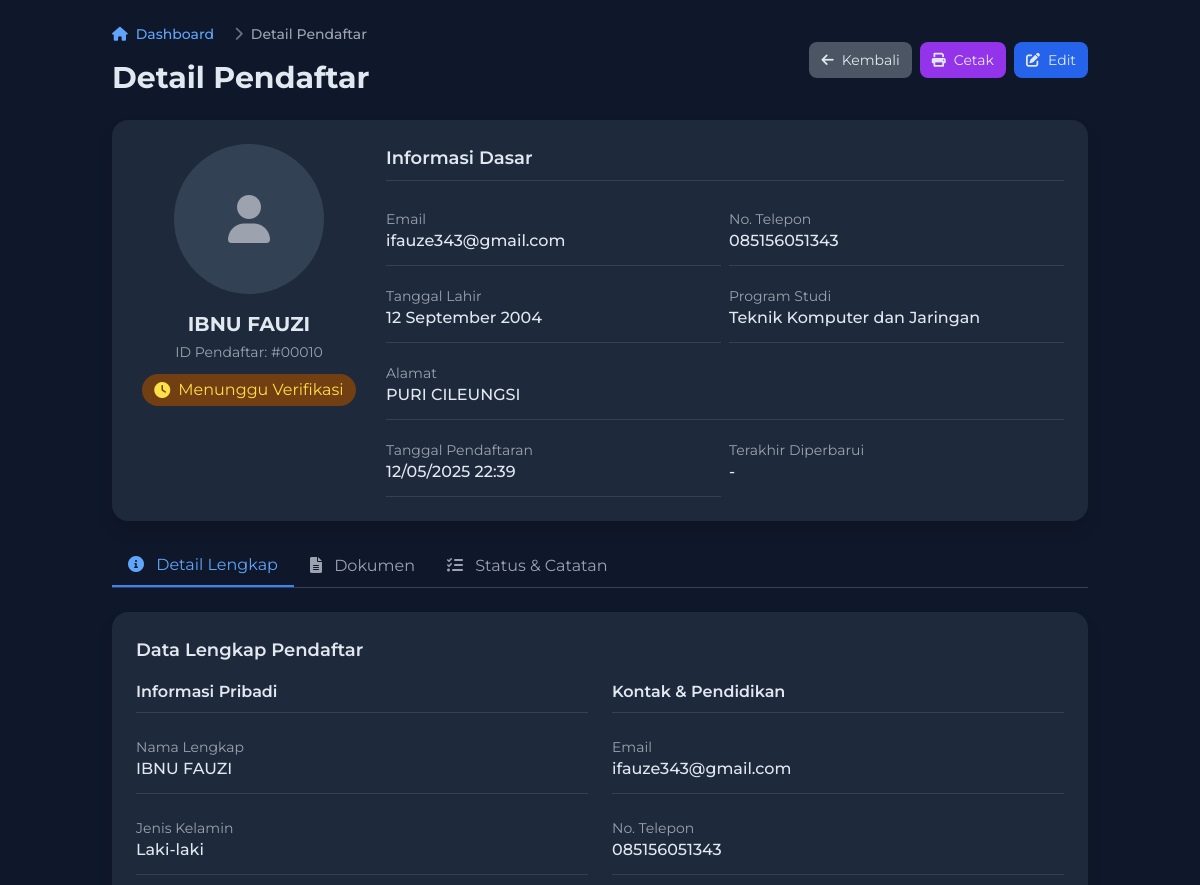
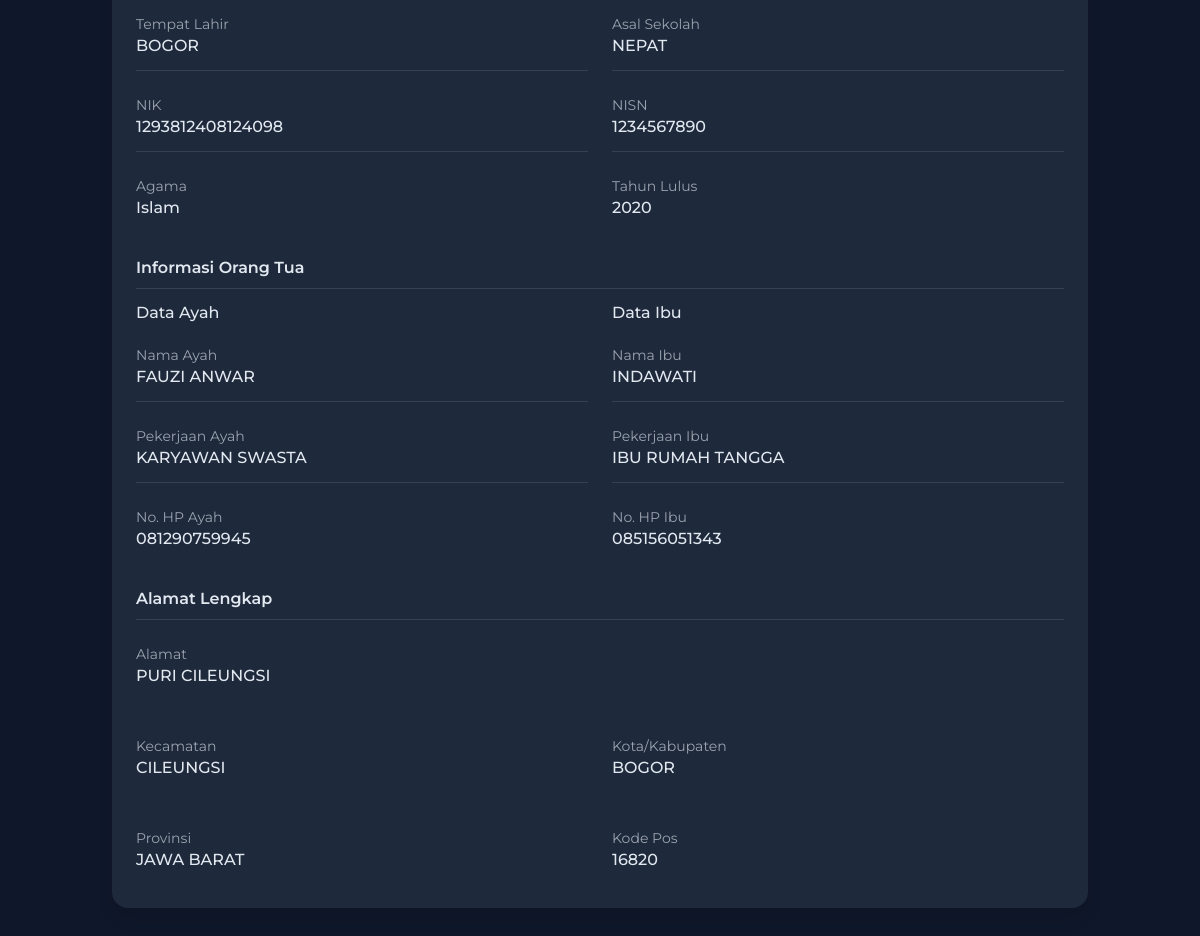
The page /login/student_detail.php?id=10 (signed in) on the database its author committed (2 pictures, top to bottom).
### tables this page shows
CREATE TABLE `registrations` (
  `id` int(11) NOT NULL AUTO_INCREMENT,
  `user_id` int(11) NOT NULL,
  `email` varchar(255) NOT NULL,
  `full_name` varchar(255) NOT NULL,
  `nisn` char(10) NOT NULL,
  `status` enum('Menunggu Verifikasi','Terverifikasi','Diterima','Ditolak') DEFAULT 'Menunggu Verifikasi',
  `admin_notes` text DEFAULT NULL,
  `created_at` datetime DEFAULT current_timestamp(),
  `exam_permission` tinyint(1) DEFAULT 0,
  `major_id` int(11) DEFAULT NULL,
  `phone` varchar(15) DEFAULT NULL,
  `birth_date` date DEFAULT NULL,
  `address` text DEFAULT NULL,
  `program` varchar(100) DEFAULT NULL,
  `gender` enum('Laki-laki','Perempuan') DEFAULT NULL,
  `birth_place` varchar(100) DEFAULT NULL,
  `nik` char(16) DEFAULT NULL,
  `religion` varchar(50) DEFAULT NULL,
  `previous_school` varchar(255) DEFAULT NULL,
  `graduation_year` year(4) DEFAULT NULL,
  `father_name` varchar(255) DEFAULT NULL,
  `father_occupation` varchar(100) DEFAULT NULL,
  `father_phone` varchar(15) DEFAULT NULL,
  `mother_name` varchar(255) DEFAULT NULL,
  `mother_occupation` varchar(100) DEFAULT NULL,
  `mother_phone` varchar(15) DEFAULT NULL,
  `district` varchar(100) DEFAULT NULL,
  `city` varchar(100) DEFAULT NULL,
  `province` varchar(100) DEFAULT NULL,
  `postal_code` varchar(10) DEFAULT NULL,
  `updated_at` datetime DEFAULT NULL,
  PRIMARY KEY (`id`),
  KEY `user_id` (`user_id`),
  KEY `major_id` (`major_id`),
  CONSTRAINT `registrations_ibfk_1` FOREIGN KEY (`user_id`) REFERENCES `users` (`user_id`) ON DELETE CASCADE,
  CONSTRAINT `registrations_ibfk_2` FOREIGN KEY (`major_id`) REFERENCES `majors` (`id`)
);

### login/student_detail.php (the view, shortened to what the rows shown need)
<?php
$servername = "localhost";
$username = "root";
$password = "";
$dbname = "stm_gotham";
$conn = new mysqli($servername, $username, $password, $dbname);
$id = (int)$_GET['id'];
$sql = "SELECT * FROM registrations WHERE id = ?";
$stmt = $conn->prepare($sql);
$stmt->bind_param("i", $id);
$stmt->execute();
$result = $stmt->get_result();
$student = $result->fetch_assoc();
function formatTanggalIndonesia($tanggal) {
    $bulan = [
        1 => 'Januari', 'Februari', 'Maret', 'April', 'Mei', 'Juni',
        'Juli', 'Agustus', 'September', 'Oktober', 'November', 'Desember'
    ];
    $split = explode('-', $tanggal);
    return $split[2] . ' ' . $bulan[(int)$split[1]] . ' ' . $split[0];
}
function getStatusBadgeClass($status) {
    switch ($status) {
        case 'Menunggu Verifikasi':
            return 'bg-yellow-900 text-yellow-300';
    }
}
function getStatusIcon($status) {
    switch ($status) {
        case 'Menunggu Verifikasi':
            return 'fa-clock';
    }
}
?>
<!DOCTYPE html>
<html lang="id">
<head>
    <script src="https://cdn.tailwindcss.com"></script>
    <link href="https://cdnjs.cloudflare.com/ajax/libs/font-awesome/6.0.0-beta3/css/all.min.css" rel="stylesheet">
</head>
<body>
    <div class="container mx-auto p-4 md:p-6">
        <div class="flex flex-col md:flex-row justify-between items-start md:items-center mb-6">
            <div>
                <h1 class="text-2xl md:text-3xl font-bold">Detail Pendaftar</h1>
            </div>
        </div>
        <div class="dashboard-card p-6 mb-6 print-friendly">
            <div class="flex flex-col md:flex-row md:space-x-6">
                <div class="md:w-1/4 flex flex-col items-center mb-6 md:mb-0">
                    <div class="text-center">
                        <h2 class="text-xl font-bold"><?php echo htmlspecialchars($student['full_name']); ?></h2>
                        <p class="text-gray-400 text-sm mt-1 mb-3">ID Pendaftar: #<?php echo str_pad($student['id'], 5, '0', STR_PAD_LEFT); ?></p>
                        <div class="inline-flex items-center px-3 py-1 rounded-full <?php echo getStatusBadgeClass($student['status']); ?>">
                            <i class="fas <?php echo getStatusIcon($student['status']); ?> mr-2"></i>
                            <?php echo htmlspecialchars($student['status']); ?>
                        </div>
                    </div>
                </div>
                <div class="md:w-3/4">
                    <div class="grid grid-cols-1 md:grid-cols-2 gap-2">
                        <div class="info-item">
                            <p class="text-gray-400 text-sm">Email</p>
                            <p class="font-medium"><?php echo htmlspecialchars($student['email']); ?></p>
                        </div>
                        <div class="info-item">
                            <p class="text-gray-400 text-sm">No. Telepon</p>
                            <p class="font-medium"><?php echo htmlspecialchars($student['phone']); ?></p>
                        </div>
                        <div class="info-item">
                            <p class="text-gray-400 text-sm">Tanggal Lahir</p>
                            <p class="font-medium"><?php echo formatTanggalIndonesia($student['birth_date']); ?></p>
                        </div>
                        <div class="info-item">
                            <p class="text-gray-400 text-sm">Program Studi</p>
                            <p class="font-medium"><?php echo htmlspecialchars($student['major_id'] == 1 ? 'Teknik Komputer dan Jaringan' : ($student['major_id'] == 2 ? 'Teknik Otomotif' : 'Multimedia')); ?></p>
                        </div>
                        <div class="info-item md:col-span-2">
                            <p class="text-gray-400 text-sm">Alamat</p>
                            <p class="font-medium"><?php echo htmlspecialchars($student['address']); ?></p>
                        </div>
                        <div class="info-item">
                            <p class="text-gray-400 text-sm">Tanggal Pendaftaran</p>
                            <p class="font-medium"><?php echo date('d/m/Y H:i', strtotime($student['created_at'])); ?></p>
                        </div>
                    </div>
                </div>
            </div>
        </div>
        <div id="detail-tab" class="tab-content active">
            <div class="dashboard-card p-6 mb-6">
                <div class="grid grid-cols-1 md:grid-cols-2 gap-6">
                    <div>
                        <div class="space-y-3">
                            <div class="info-item">
                                <p class="text-gray-400 text-sm">Nama Lengkap</p>
                                <p class="font-medium"><?php echo htmlspecialchars($student['full_name']); ?></p>
                            </div>
                            <div class="info-item">
                                <p class="text-gray-400 text-sm">Jenis Kelamin</p>
                                <p class="font-medium"><?php echo isset($student['gender']) ? htmlspecialchars($student['gender']) : '-'; ?></p>
                            </div>
                            <div class="info-item">
                                <p class="text-gray-400 text-sm">Tempat Lahir</p>
                                <p class="font-medium"><?php echo isset($student['birth_place']) ? htmlspecialchars($student['birth_place']) : '-'; ?></p>
                            </div>
                            <div class="info-item">
                                <p class="text-gray-400 text-sm">NIK</p>
                                <p class="font-medium"><?php echo isset($student['nik']) ? htmlspecialchars($student['nik']) : '-'; ?></p>
                            </div>
                            <div class="info-item">
                                <p class="text-gray-400 text-sm">Agama</p>
                                <p class="font-medium"><?php echo isset($student['religion']) ? htmlspecialchars($student['religion']) : '-'; ?></p>
                            </div>
                        </div>
                    </div>
                    <div>
                        <div class="space-y-3">
                            <div class="info-item">
                                <p class="text-gray-400 text-sm">Email</p>
                                <p class="font-medium"><?php echo htmlspecialchars($student['email']); ?></p>
                            </div>
                            <div class="info-item">
                                <p class="text-gray-400 text-sm">No. Telepon</p>
                                <p class="font-medium"><?php echo htmlspecialchars($student['phone']); ?></p>
                            </div>
                            <div class="info-item">
                                <p class="text-gray-400 text-sm">Asal Sekolah</p>
                                <p class="font-medium"><?php echo isset($student['previous_school']) ? htmlspecialchars($student['previous_school']) : '-'; ?></p>
                            </div>
                            <div class="info-item">
                                <p class="text-gray-400 text-sm">NISN</p>
                                <p class="font-medium"><?php echo isset($student['nisn']) ? htmlspecialchars($student['nisn']) : '-'; ?></p>
                            </div>
                            <div class="info-item">
                                <p class="text-gray-400 text-sm">Tahun Lulus</p>
                                <p class="font-medium"><?php echo isset($student['graduation_year']) ? htmlspecialchars($student['graduation_year']) : '-'; ?></p>
                            </div>
                        </div>
                    </div>
                </div>
                <div class="mt-6">
                    <div class="grid grid-cols-1 md:grid-cols-2 gap-6">
                        <div>
                            <div class="space-y-3">
                                <div class="info-item">
                                    <p class="text-gray-400 text-sm">Nama Ayah</p>
                                    <p class="font-medium"><?php echo isset($student['father_name']) ? htmlspecialchars($student['father_name']) : '-'; ?></p>
                                </div>
                                <div class="info-item">
                                    <p class="text-gray-400 text-sm">Pekerjaan Ayah</p>
                                    <p class="font-medium"><?php echo isset($student['father_occupation']) ? htmlspecialchars($student['father_occupation']) : '-'; ?></p>
                                </div>
                                <div class="info-item">
                                    <p class="text-gray-400 text-sm">No. HP Ayah</p>
                                    <p class="font-medium"><?php echo isset($student['father_phone']) ? htmlspecialchars($student['father_phone']) : '-'; ?></p>
                                </div>
                            </div>
                        </div>
                        <div>
                            <div class="space-y-3">
                                <div class="info-item">
                                    <p class="text-gray-400 text-sm">Nama Ibu</p>
                                    <p class="font-medium"><?php echo isset($student['mother_name']) ? htmlspecialchars($student['mother_name']) : '-'; ?></p>
                                </div>
                                <div class="info-item">
                                    <p class="text-gray-400 text-sm">Pekerjaan Ibu</p>
                                    <p class="font-medium"><?php echo isset($student['mother_occupation']) ? htmlspecialchars($student['mother_occupation']) : '-'; ?></p>
                                </div>
                                <div class="info-item">
                                    <p class="text-gray-400 text-sm">No. HP Ibu</p>
                                    <p class="font-medium"><?php echo isset($student['mother_phone']) ? htmlspecialchars($student['mother_phone']) : '-'; ?></p>
                                </div>
                            </div>
                        </div>
                    </div>
                </div>
                <div class="mt-6">
                    <div class="grid grid-cols-1 md:grid-cols-2 gap-6">
                        <div class="md:col-span-2">
                            <div class="info-item">
                                <p class="text-gray-400 text-sm">Alamat</p>
                                <p class="font-medium"><?php echo htmlspecialchars($student['address']); ?></p>
                            </div>
                        </div>
                        <div>
                            <div class="info-item">
                                <p class="text-gray-400 text-sm">Kecamatan</p>
                                <p class="font-medium"><?php echo isset($student['district']) ? htmlspecialchars($student['district']) : '-'; ?></p>
                            </div>
                        </div>
                        <div>
                            <div class="info-item">
                                <p class="text-gray-400 text-sm">Kota/Kabupaten</p>
                                <p class="font-medium"><?php echo isset($student['city']) ? htmlspecialchars($student['city']) : '-'; ?></p>
                            </div>
                        </div>
                        <div>
                            <div class="info-item">
                                <p class="text-gray-400 text-sm">Provinsi</p>
                                <p class="font-medium"><?php echo isset($student['province']) ? htmlspecialchars($student['province']) : '-'; ?></p>
                            </div>
                        </div>
                        <div>
                            <div class="info-item">
                                <p class="text-gray-400 text-sm">Kode Pos</p>
                                <p class="font-medium"><?php echo isset($student['postal_code']) ? htmlspecialchars($student['postal_code']) : '-'; ?></p>
                            </div>
                        </div>
                    </div>
                </div>
            </div>
        </div>
    </div>
</body>
</html>

### rows shown on the page
registrations: full_name "IBNU FAUZI", id "00010", status "Menunggu Verifikasi", email "ifauze343@gmail.com", phone "085156051343", birth_date "12 September 2004", major "Teknik Komputer dan Jaringan", address "PURI CILEUNGSI", created_at "12/05/2025 22:39", gender "Laki-laki", birth_place "BOGOR", nik "1293812408124098", religion "Islam", previous_school "NEPAT", nisn "1234567890", graduation_year "2020", father_name "FAUZI ANWAR", father_occupation "KARYAWAN SWASTA", father_phone "081290759945", mother_name "INDAWATI", mother_occupation "IBU RUMAH TANGGA", mother_phone "085156051343", district "CILEUNGSI", city "BOGOR", province "JAWA BARAT", postal_code "16820"
